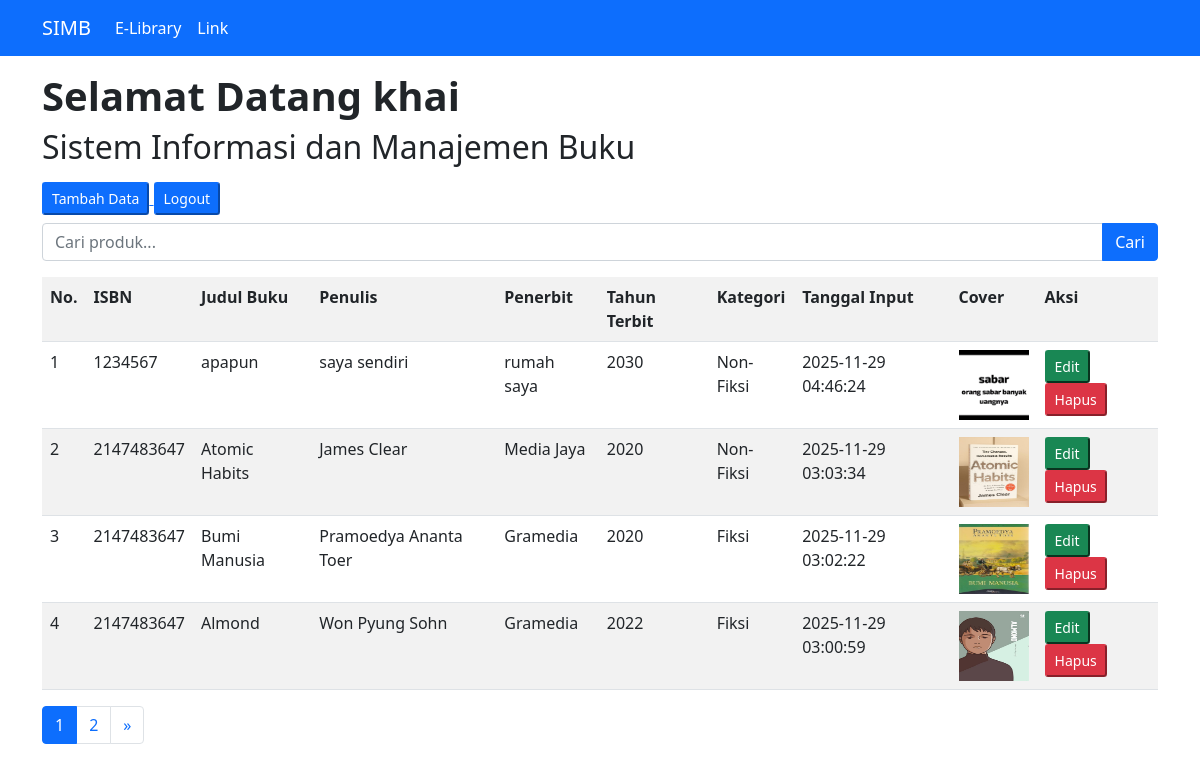
The app's page /index.php (signed in) with its own data.
### tables this page shows
CREATE TABLE `buku` (
  `id` int(11) NOT NULL,
  `isbn` int(50) NOT NULL,
  `judul` varchar(100) NOT NULL,
  `tahun_terbit` year(4) NOT NULL,
  `id_kategori` int(11) NOT NULL,
  `penulis` varchar(100) NOT NULL,
  `penerbit` varchar(100) NOT NULL,
  `cover` varchar(50) NOT NULL,
  `tanggal_input` timestamp NOT NULL DEFAULT current_timestamp() ON UPDATE current_timestamp()
);

CREATE TABLE `kategori` (
  `id_kategori` int(11) NOT NULL,
  `nama_kategori` varchar(50) NOT NULL
);

### function.php (called while the page is built, shortened)
<?php
$conn = mysqli_connect("localhost", "root", "", "simb");
function query($query){
    global $conn;
    $result = mysqli_query($conn, $query);
    $rows = [];
    while( $row = mysqli_fetch_assoc($result) ) {
        $rows[] = $row;
    }
    return $rows;
}
?>

### index.php (the view, shortened to what this page needs)
<?php
require("function.php");
    $jumlahDataPerHalaman = 4;
    $jumlahData = count(query("SELECT * FROM buku"));
    $jumlahHalaman = ceil($jumlahData / $jumlahDataPerHalaman);
    $halamanAktif = ( isset($_GET["halaman"]) ) ? $_GET["halaman"] : 1;
    $awalData = ( $jumlahDataPerHalaman * $halamanAktif ) - $jumlahDataPerHalaman;
    $buku = query("SELECT buku.*, kategori.nama_kategori
               FROM buku
               JOIN kategori ON buku.id_kategori = kategori.id_kategori
               ORDER BY tanggal_input DESC
               LIMIT $awalData, $jumlahDataPerHalaman");
?>
<!DOCTYPE html>
<html lang="en">
<head>
    <link href="https://cdn.jsdelivr.net/npm/bootstrap@5.0.2/dist/css/bootstrap.min.css" rel="stylesheet">
</head>
<body>
    <nav class="navbar navbar-expand-lg navbar-light white bg-primary">
        <div class="container">
            <a class="navbar-brand text-white" href="#">SIMB</a>
            <div class="collapse navbar-collapse" id="navbarSupportedContent">
            <ul class="navbar-nav me-auto mb-2 mb-lg-0">
                <li class="nav-item">
                <a class="nav-link active text-white" aria-current="page" href="#">E-Library</a>
                </li>
                <li class="nav-item">
                <a class="nav-link text-white" href="#">Link</a>
                </li>
            </ul>
            </div>
        </div>
    </nav>
      <section class="p-3">
        <div class="container">
        <h1 class= "fw-bold">Selamat Datang <?= $_SESSION['username']?></h1>
        <h2 class ="mb-3">Sistem Informasi dan Manajemen Buku</h2>
            <div class="mb-3 justify-content-between align-items-center">
                <a href="tambah_data.php">
                    <button class="mb-2 btn-sm btn-primary">Tambah Data</button>
                </a>
                <a href="logout.php">
                    <button class="mb-2 btn-sm btn-primary">Logout</button>
                </a>
             <form class="mb-2" action="" method="POST">
                    <div class="input-group">
                        <input type="text" class="form-control" name="keyword" placeholder="Cari produk..." autocomplete="off">
                        <button class="btn btn-primary" type="submit" name="tombol_search">
                            <i class="bi bi-search"></i> Cari
                        </button>
                    </div>
                </form>
            </div>
            <table class="table table-striped table-hover">
                <tr>
                    <th>No.</th>
                    <th>ISBN</th>
                    <th>Judul Buku</th>
                    <th>Penulis</th>
                    <th>Penerbit</th>
                    <th>Tahun Terbit</th>
                    <th>Kategori</th>
                    <th>Tanggal Input</th>
                    <th>Cover</th>
                    <th>Aksi</th>
                </tr>
                <?php $no=1 ?>
                <?php foreach($buku as $data): ?>
                <tr>
                    <td> <?= $no ?> </td>
                    <td> <?= $data['isbn'] ?> </td>
                    <td> <?= $data['judul'] ?> </td>
                    <td> <?= $data['penulis'] ?> </td>
                    <td> <?= $data['penerbit'] ?> </td>
                    <td> <?= $data['tahun_terbit'] ?> </td>
                    <td> <?= $data['nama_kategori'] ?> </td>
                    <td><?= $data['tanggal_input']?></td>
                    <td>
                      <img src="img/<?= $data['cover'] ?> " height="70" width="70" alt="">
                    </td>
                    <td>
                           <a href="ubah_data.php?id=<?= $data['id'] ?>">
                        <button class="btn-sm btn-success">Edit</button>
                        <a href="hapus_data.php?id=<?= $data['id'] ?>">
                            <button class="btn-sm btn-danger">Hapus</button>
                        </a>
                    </td>
                </tr>
                <?php $no++; ?>
                <?php endforeach; ?>
            </table>
            <div class = "d-flex justify-content-between align-items-center">
             <nav aria-label="Page navigation example">
                    <ul class="pagination">
                        <?php for ($i = 1; $i <= $jumlahHalaman; $i++) : ?>
                            <?php if ($i == $halamanAktif) : ?>
                                <li class="page-item active">
                                    <a class="page-link" href="?halaman=<?= $i; ?>"><?= $i; ?></a>
                                </li>
                            <?php else : ?>
                                <li class="page-item">
                                    <a class="page-link" href="?halaman=<?= $i; ?>"><?= $i; ?></a>
                                </li>
                            <?php endif; ?>
                        <?php endfor; ?>
                        <?php if ($halamanAktif < $jumlahHalaman) : ?>
                            <li class="page-item">
                                <a class="page-link" href="?halaman=<?= $halamanAktif + 1; ?>">&raquo;</a>
                            </li>
                        <?php endif; ?>
                    </ul>
                </nav>
                    </div>
        </div>
    </section>
</body>
</html>

### records on screen
buku: isbn "1234567", judul "apapun", penulis "saya sendiri", penerbit "rumah saya", tahun_terbit "2030", id_kategori.nama_kategori "Non-Fiksi", tanggal_input "2025-11-29 04:46:24", cover (picture)
buku: isbn "2147483647", judul "Atomic Habits", penulis "James Clear", penerbit "Media Jaya", tahun_terbit "2020", id_kategori.nama_kategori "Non-Fiksi", tanggal_input "2025-11-29 03:03:34", cover (picture)
buku: isbn "2147483647", judul "Bumi Manusia", penulis "Pramoedya Ananta Toer", penerbit "Gramedia", tahun_terbit "2020", id_kategori.nama_kategori "Fiksi", tanggal_input "2025-11-29 03:02:22", cover (picture)
buku: isbn "2147483647", judul "Almond", penulis "Won Pyung Sohn", penerbit "Gramedia", tahun_terbit "2022", id_kategori.nama_kategori "Fiksi", tanggal_input "2025-11-29 03:00:59", cover (picture)

### other values on screen
$_SESSION['username'] "khai"
